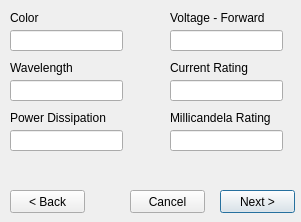
<?xml version="1.0" encoding="UTF-8"?>
<ui version="4.0">
 <class>Dialog</class>
 <widget class="QDialog" name="Dialog">
  <property name="geometry">
   <rect>
    <x>0</x>
    <y>0</y>
    <width>301</width>
    <height>222</height>
   </rect>
  </property>
  <property name="windowTitle">
   <string>Dialog</string>
  </property>
  <widget class="QPushButton" name="btn_next">
   <property name="geometry">
    <rect>
     <x>220</x>
     <y>190</y>
     <width>75</width>
     <height>23</height>
    </rect>
   </property>
   <property name="text">
    <string>Next &gt;</string>
   </property>
  </widget>
  <widget class="QLabel" name="lbl_current_rating">
   <property name="geometry">
    <rect>
     <x>170</x>
     <y>60</y>
     <width>111</width>
     <height>16</height>
    </rect>
   </property>
   <property name="text">
    <string>Current Rating</string>
   </property>
  </widget>
  <widget class="QPushButton" name="btn_back">
   <property name="geometry">
    <rect>
     <x>10</x>
     <y>190</y>
     <width>75</width>
     <height>23</height>
    </rect>
   </property>
   <property name="text">
    <string>&lt; Back</string>
   </property>
  </widget>
  <widget class="QLabel" name="lbl_brightness">
   <property name="geometry">
    <rect>
     <x>170</x>
     <y>110</y>
     <width>111</width>
     <height>16</height>
    </rect>
   </property>
   <property name="text">
    <string>Millicandela Rating</string>
   </property>
  </widget>
  <widget class="QLineEdit" name="box_power_dissipation">
   <property name="geometry">
    <rect>
     <x>10</x>
     <y>130</y>
     <width>113</width>
     <height>21</height>
    </rect>
   </property>
  </widget>
  <widget class="QLineEdit" name="box_millicandela_rating">
   <property name="geometry">
    <rect>
     <x>170</x>
     <y>130</y>
     <width>113</width>
     <height>21</height>
    </rect>
   </property>
  </widget>
  <widget class="QLabel" name="lbl_color">
   <property name="geometry">
    <rect>
     <x>10</x>
     <y>10</y>
     <width>111</width>
     <height>16</height>
    </rect>
   </property>
   <property name="text">
    <string>Color</string>
   </property>
  </widget>
  <widget class="QPushButton" name="btn_cancel">
   <property name="geometry">
    <rect>
     <x>130</x>
     <y>190</y>
     <width>75</width>
     <height>23</height>
    </rect>
   </property>
   <property name="text">
    <string>Cancel</string>
   </property>
  </widget>
  <widget class="QLineEdit" name="box_voltage_fwd">
   <property name="geometry">
    <rect>
     <x>170</x>
     <y>30</y>
     <width>113</width>
     <height>21</height>
    </rect>
   </property>
  </widget>
  <widget class="QLineEdit" name="box_current_rating">
   <property name="geometry">
    <rect>
     <x>170</x>
     <y>80</y>
     <width>113</width>
     <height>21</height>
    </rect>
   </property>
  </widget>
  <widget class="QLabel" name="lbl_voltage_fwd">
   <property name="geometry">
    <rect>
     <x>170</x>
     <y>10</y>
     <width>111</width>
     <height>16</height>
    </rect>
   </property>
   <property name="text">
    <string>Voltage - Forward</string>
   </property>
  </widget>
  <widget class="QLabel" name="lbl_wavelength">
   <property name="geometry">
    <rect>
     <x>10</x>
     <y>60</y>
     <width>111</width>
     <height>16</height>
    </rect>
   </property>
   <property name="text">
    <string>Wavelength</string>
   </property>
  </widget>
  <widget class="QLabel" name="lbl_power">
   <property name="geometry">
    <rect>
     <x>10</x>
     <y>110</y>
     <width>111</width>
     <height>16</height>
    </rect>
   </property>
   <property name="text">
    <string>Power Dissipation</string>
   </property>
  </widget>
  <widget class="QLineEdit" name="box_color">
   <property name="geometry">
    <rect>
     <x>10</x>
     <y>30</y>
     <width>113</width>
     <height>21</height>
    </rect>
   </property>
  </widget>
  <widget class="QLineEdit" name="box_wavelength">
   <property name="geometry">
    <rect>
     <x>10</x>
     <y>80</y>
     <width>113</width>
     <height>21</height>
    </rect>
   </property>
  </widget>
 </widget>
 <resources/>
 <connections/>
</ui>
